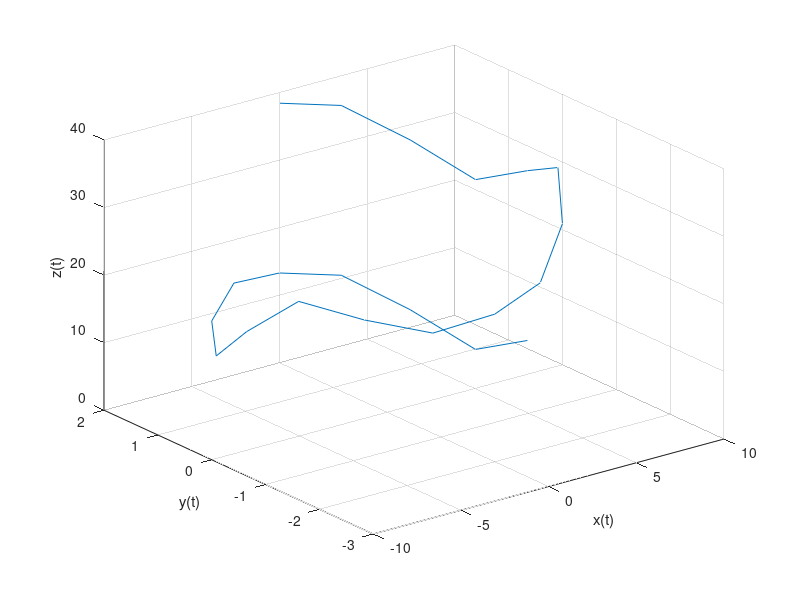

Recreate this plot in MATLAB.
clear ALL

%%%% q=SpatialPosition(t) %%%%
%%%% Basicaly the same but with T(1,0,-1) translation extra at the end and
%%%% a plot

%t=sym('t');
%t=0:1:8;



w1=pi/4;    %Angular Velocity @all time
w2=pi/8;    %Angular Velocity @all time
w3=-pi/4;   %Angular Velocity @all time
h=2;        %Pitch
L2=5;       %Length from 1 to 2 @all time
L3=5;       %Length from 2 to 3 @all time
L4=3;       %Length from 4 to 4 @all time

for t=0:1:20

tetha1=w1*t;       %angles as a function of time
tetha2=w2*t;       %angles as a function of time
tetha3=w3*t;       %angles as a function of time

L1=10+(h*tetha1);  %Length from 0 to 1 @all time

%%%% DH = a(i-1),A(i-1),di,tethai 
    D=[  0 ,  0  , L1 , tetha1  ;
         0 , -pi , L2 , tetha2  ;
        L3 , -pi , 0  , tetha3  ;
        L4 , -pi , 0  ,   0    ];

H1=[    cos(D(1,4))          ,    -sin(D(1,4))          ,       0         ,        D(1,1)        ;
    sin(D(1,4))*cos(D(1,2))  , cos(D(1,4))*cos(D(1,2))  ,  -sin(D(1,2))   , -sin(D(1,2))*D(1,3)  ;
    sin(D(1,4))*sin(D(1,2))  , cos(D(1,4))*cos(D(1,2))  ,   cos(D(1,2))   ,  cos(D(1,2))*D(1,3)  ;
             0               ,         0                ,       0         ,          1          ];

H2=[    cos(D(2,4))          ,    -sin(D(2,4))          ,       0         ,        D(2,1)        ;
    sin(D(2,4))*cos(D(2,2))  , cos(D(2,4))*cos(D(2,2))  ,  -sin(D(2,2))   , -sin(D(2,2))*D(2,3)  ;
    sin(D(2,4))*sin(D(2,2))  , cos(D(2,4))*cos(D(2,2))  ,   cos(D(2,2))   ,  cos(D(2,2))*D(2,3)  ;
             0               ,         0                ,       0         ,          1          ];

H3=[    cos(D(3,4))          ,    -sin(D(3,4))          ,       0         ,        D(3,1)        ;
    sin(D(3,4))*cos(D(3,2))  , cos(D(3,4))*cos(D(3,2))  ,  -sin(D(3,2))   , -sin(D(3,2))*D(3,3)  ;
    sin(D(3,4))*sin(D(3,2))  , cos(D(3,4))*cos(D(3,2))  ,   cos(D(3,2))   ,  cos(D(3,2))*D(3,3)  ;
             0               ,         0                ,       0         ,          1          ];

H4=[    cos(D(4,4))          ,    -sin(D(4,4))          ,       0         ,        D(4,1)        ;
    sin(D(4,4))*cos(D(4,2))  , cos(D(4,4))*cos(D(4,2))  ,  -sin(D(4,2))   , -sin(D(4,2))*D(4,3)  ;
    sin(D(4,4))*sin(D(4,2))  , cos(D(4,4))*cos(D(4,2))  ,   cos(D(4,2))   ,  cos(D(4,2))*D(4,3)  ;
             0               ,         0                ,       0         ,          1          ];

E=H1*H2*H3*H4; %homogeneous transformation from S to b

P(1,1)=E(1,4);
P(2,1)=E(2,4);
P(3,1)=E(3,4);  %P is just a simple extraction of the position matrix at the end of the homogeneous transformation

X(1,t+1)=P(1,1);
Y(1,t+1)=P(2,1);
Z(1,t+1)=P(3,1);

end

plot3(X,Y,Z)
grid on
xlabel('x(t)')
ylabel('y(t)')
zlabel('z(t)')